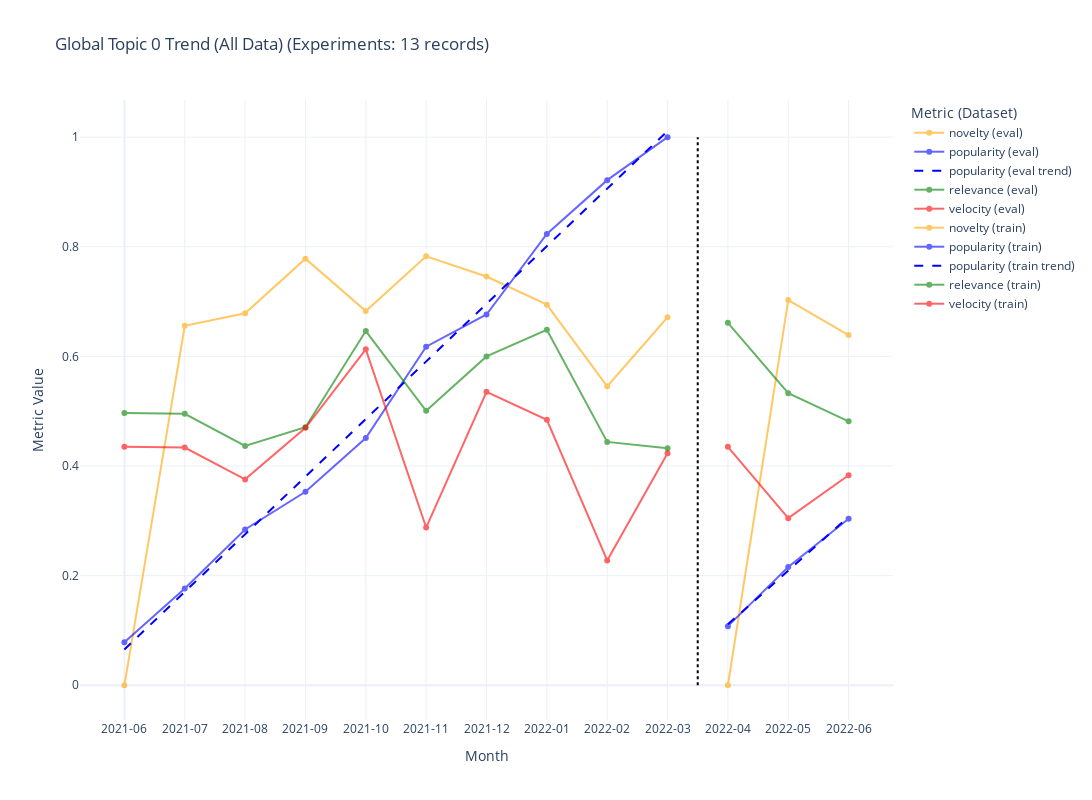

Notebook source saved alongside this figure:
### Code cell
plot_global_topic_trend(topic_trend, global_topic_id=0, show_trendlines=True, trend_metric="popularity", metrics=["popularity", "relevance", "novelty", "velocity"])

### Figure 1 — Plotly figure (JSON) as saved in the notebook; plotly's stock layout.template omitted (floating-point values rounded to 4 significant figures)
{"data": [{"line": {"color": "orange", "width": 2}, "marker": {"size": 6}, "mode": "lines+markers", "name": "novelty (eval)", "opacity": 0.6, "type": "scatter", "x": [10, 11, 12], "y": [0, 0.7028, 0.6389]}, {"line": {"color": "blue", "width": 2}, "marker": {"size": 6}, "mode": "lines+markers", "name": "popularity (eval)", "opacity": 0.6, "type": "scatter", "x": [10, 11, 12], "y": [0.1078, 0.2157, 0.3039]}, {"line": {"color": "blue", "dash": "dash", "width": 2}, "mode": "lines", "name": "popularity (eval trend)", "type": "scatter", "x": [10, 11, 12], "y": [0.1111, 0.2092, 0.3072]}, {"line": {"color": "green", "width": 2}, "marker": {"size": 6}, "mode": "lines+markers", "name": "relevance (eval)", "opacity": 0.6, "type": "scatter", "x": [10, 11, 12], "y": [0.6613, 0.5328, 0.4816]}, {"line": {"color": "red", "width": 2}, "marker": {"size": 6}, "mode": "lines+markers", "name": "velocity (eval)", "opacity": 0.6, "type": "scatter", "x": [10, 11, 12], "y": [0.4351, 0.3049, 0.3832]}, {"line": {"color": "orange", "width": 2}, "marker": {"size": 6}, "mode": "lines+markers", "name": "novelty (train)", "opacity": 0.6, "type": "scatter", "x": [0, 1, 2, 3, 4, 5, 6, 7, 8, 9], "y": [0, 0.6558, 0.6786, 0.7783, 0.6828, 0.7825, 0.7458, 0.6944, 0.5454, 0.6715]}, {"line": {"color": "blue", "width": 2}, "marker": {"size": 6}, "mode": "lines+markers", "name": "popularity (train)", "opacity": 0.6, "type": "scatter", "x": [0, 1, 2, 3, 4, 5, 6, 7, 8, 9], "y": [0.07843, 0.1765, 0.2843, 0.3529, 0.451, 0.6176, 0.6765, 0.8235, 0.9216, 1]}, {"line": {"color": "blue", "dash": "dash", "width": 2}, "mode": "lines", "name": "popularity (train trend)", "type": "scatter", "x": [0, 1, 2, 3, 4, 5, 6, 7, 8, 9], "y": [0.06524, 0.1704, 0.2755, 0.3806, 0.4857, 0.5908, 0.6959, 0.801, 0.9061, 1.011]}, {"line": {"color": "green", "width": 2}, "marker": {"size": 6}, "mode": "lines+markers", "name": "relevance (train)", "opacity": 0.6, "type": "scatter", "x": [0, 1, 2, 3, 4, 5, 6, 7, 8, 9], "y": [0.4966, 0.4953, 0.4365, 0.4707, 0.6462, 0.5007, 0.5999, 0.6486, 0.444, 0.4323]}, {"line": {"color": "red", "width": 2}, "marker": {"size": 6}, "mode": "lines+markers", "name": "velocity (train)", "opacity": 0.6, "type": "scatter", "x": [0, 1, 2, 3, 4, 5, 6, 7, 8, 9], "y": [0.4351, 0.4337, 0.3756, 0.4697, 0.6128, 0.2877, 0.5356, 0.4844, 0.2278, 0.4233]}], "layout": {"height": 800, "legend": {"title": {"text": "Metric (Dataset)"}}, "shapes": [{"line": {"color": "black", "dash": "dot", "width": 2}, "type": "line", "x0": 9.5, "x1": 9.5, "y0": 0, "y1": 1}], "title": {"text": "Global Topic 0 Trend (All Data)\n(Experiments: 13 records)"}, "width": 1200, "xaxis": {"autorange": true, "range": [-0.7288, 12.73], "tickmode": "array", "ticktext": ["2021-06", "2021-07", "2021-08", "2021-09", "2021-10", "2021-11", "2021-12", "2022-01", "2022-02", "2022-03", "2022-04", "2022-05", "2022-06"], "tickvals": [0, 1, 2, 3, 4, 5, 6, 7, 8, 9, 10, 11, 12], "title": {"text": "Month"}, "type": "linear"}, "yaxis": {"autorange": true, "range": [-0.0634, 1.068], "title": {"text": "Metric Value"}, "type": "linear"}}}
